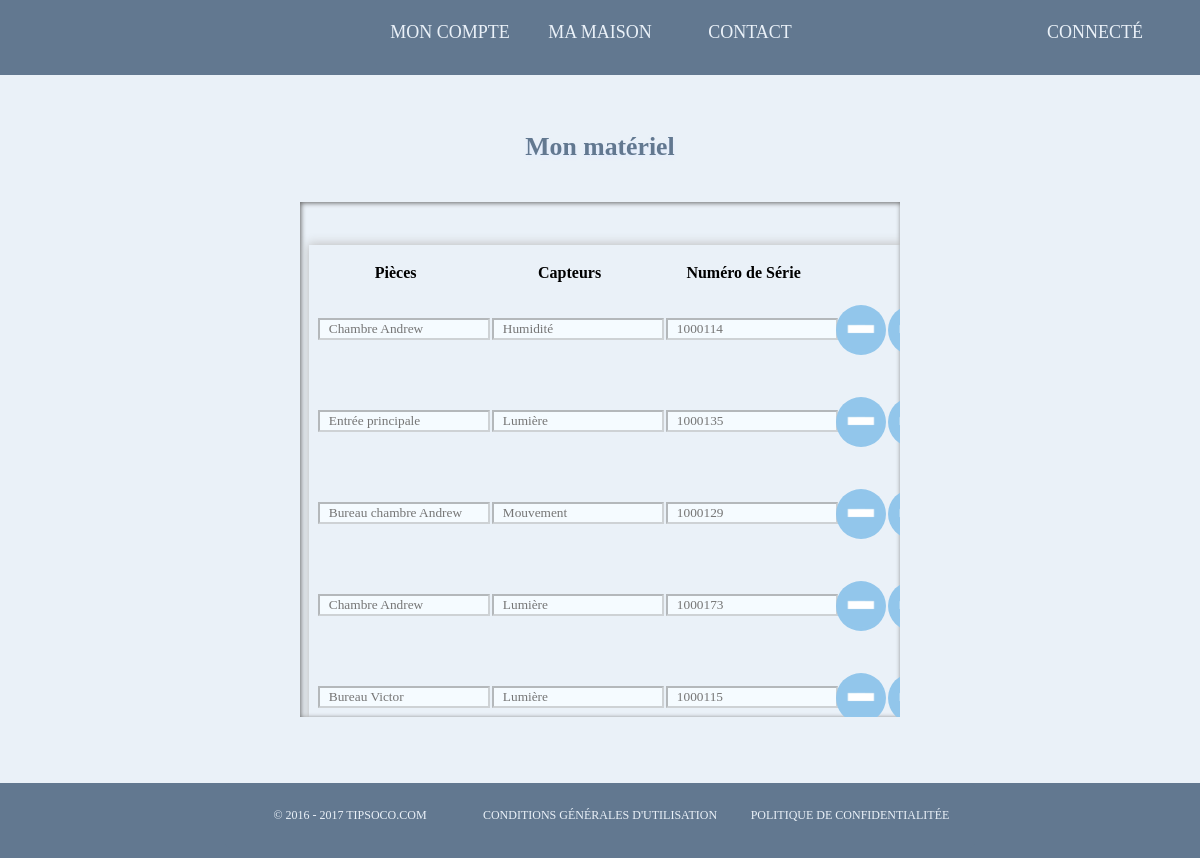
Before: /Vue/materiel.php (signed in) with the older database file.
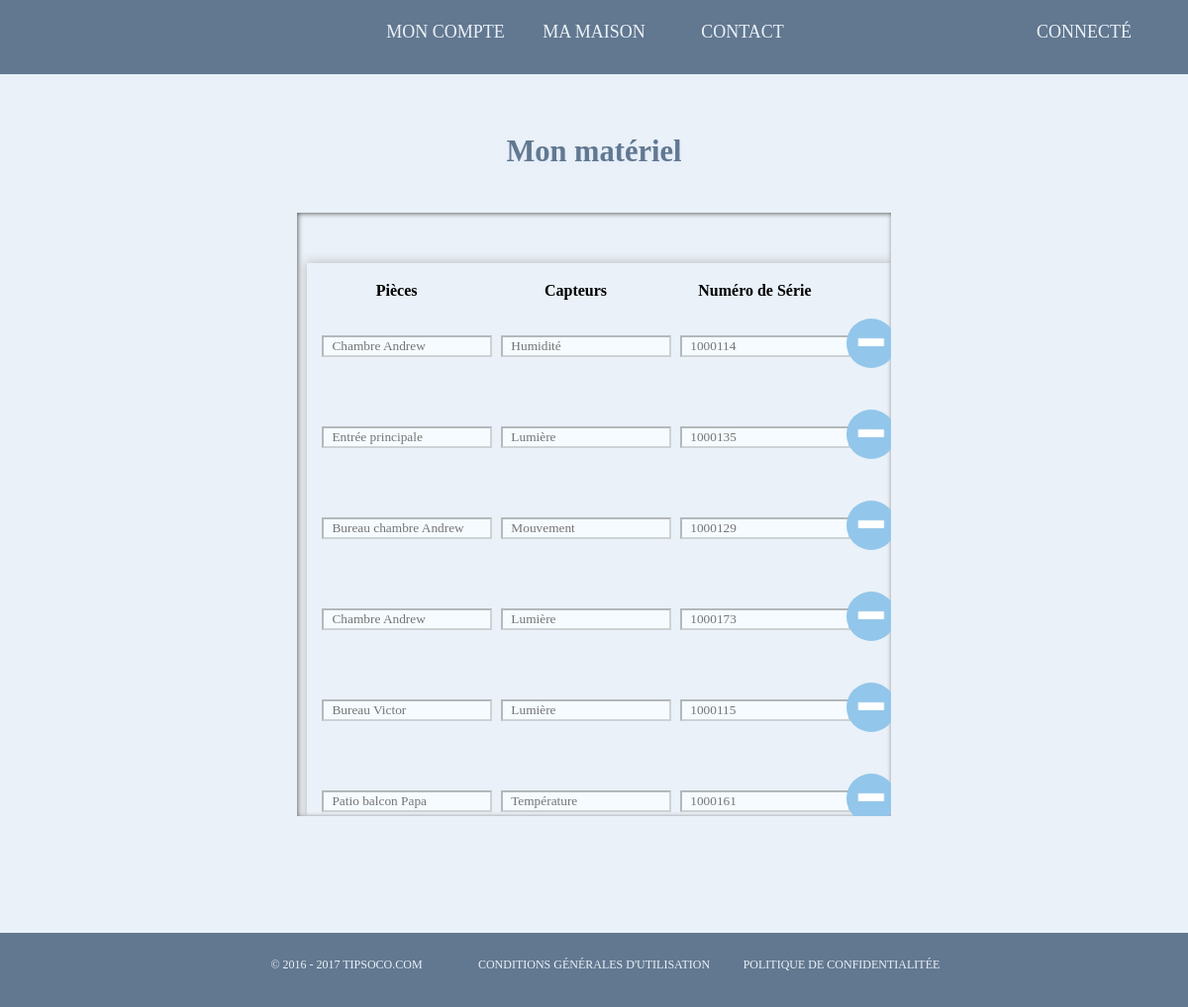
After: the same page with the newer database file.
### tables this page shows
CREATE TABLE `rooms` (
  `idroom` int(11) NOT NULL,
  `idc` int(11) NOT NULL,
  `roomname` varchar(255) NOT NULL,
  `type` varchar(255) NOT NULL,
  `idsens` int(11) NOT NULL,
  `iddom` int(11) NOT NULL
);

### Vue/materiel.php (the view, shortened to what this page needs)
<?php
require ("../Modele/connexion.php");
?>
<html>
<head>
	<link rel="stylesheet" type="text/css" href="../Styles/header_footer_for_connected_style.css">
    <link rel="stylesheet" type="text/css" href="../Styles/materiel.css">
</head>
	<body>
	    <div class="form" align="center">
	    	<br>
	    	<br>
			<h2 class="main-text">Mon matériel</h2>
			<br>
			<div class="eventlog">
							<table style="font-weight: bold; position: relative; top: 5vh; left: 1vh; text-align: center; border-collapse: collapse; border-spacing: 0;"class="main-table">
                                <tr>
                                    <td><br><label class="text-input" for="last-name" name="room">Pièces</label></td>
                                    <td><br><label class="text-input" for="last-name" name="capteur">Capteurs</label></td>
                                    <td><br><label class="text-input" for="last-name" name="capteur">Numéro de Série</label></td>
                                </tr>
                                <?php
                                $idc = $_SESSION['id'];
                                $reqroom = $bdd->prepare('SELECT * FROM rooms WHERE idc=?');
                                $reqroom->execute(array($idc));
                                $roomcount = $reqroom->rowCount();
                                if($roomcount != 0)
                                {
                                    while($fetch = $reqroom->fetch())
                                    {
                                        echo '<tr >';
                                            echo '<td><input class="input-log" type="text" name="sensor" value="" disabled placeholder="  '.$fetch['roomname'].'"</td>';
                                            $idsens = $fetch['idsens'];
                                            $reqsens = $bdd->prepare('SELECT sensortype FROM sensors WHERE idsens=?');
                                            $reqsens->execute(array($idsens));
                                            $reqserial = $bdd->prepare('SELECT sensorserial FROM sensors WHERE idsens=?');
                                            $reqserial->execute(array($idsens));
                                            $senscount = $reqsens->rowCount();
                                            $array = $reqsens->fetchAll(PDO::FETCH_COLUMN);
                                            $arrayserial = $reqserial->fetchAll(PDO::FETCH_COLUMN);
                                            for ($i = 0; $i <= $senscount-1; $i++)
                                            {
                                                echo '<td><input class="input-log" type="text" name="sensor" value="" disabled placeholder="  '.$array[$i].'"</td>';
                                                echo '<td><input class="input-log" type="text" name="sensor" value="" disabled placeholder="  '.$arrayserial[$i].'"</td>';
                                            }
                                           echo '<td><a class="links" href="delete-sens.php?id='.$fetch['idsens'].'"><img style="position: relative;cursor: pointer;border-width: 1px;height: 50px;width: 50px; top: 2.8vh;right: 25vh; margin-top: 40px;margin-left: 30px;border-radius: 100vh;" name="minus[]" src="../icon/minusbutton.png" id="minus"></a></td>';
                                           echo '<td><a class="links" href="sensor.php"><img style="position: relative;cursor: pointer;border-width: 1px;height: 50px;width: 50px;top: 2.8vh;right: 20vh;margin-top: 40px;border-radius: 100vh;" name="minus[]" src="../icon/plusbutton.png" id="minus"></a></td>';
                                        echo '</tr>';
                                        ?>
                                        <?php
                                    }
                                }
	                            else
	                            {
	                            	header("Location: sensor.php");
	                            }
                                ?>
                        	</table>
						</div>
			<br>
	</body>
</html>

Changed rows visible on the page:
added rooms: sensor "Patio balcon Papa", sensor "Température", sensor "1000161"
